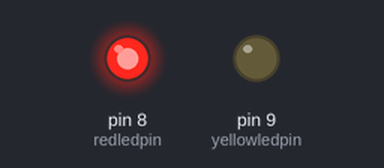
This sketch was run on a simulated Arduino Uno, built with avr-gcc and run on an emulated ATmega328P. Shown: output pins drawn as LEDs (lit = HIGH).

Above: at 0.11 s.
At 2.41 s:
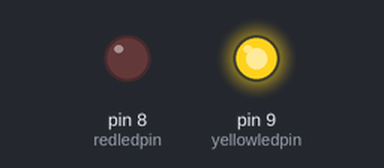
At 5.86 s:
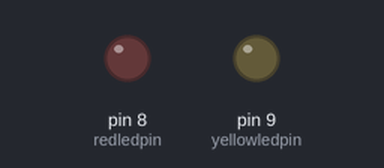
Timing chart, 0 to 6.3 s (numbered marks = the images above):
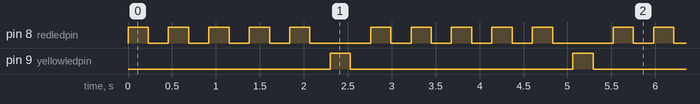

The sketch:

sketch_dec21a.ino
```cpp
int redledpin=8;
int yellowledpin=9;
int redledon=230;
int redledoff=230;
int yellowledon=230;
int yellowledoff=230;
void setup() {
pinMode(redledpin,OUTPUT);
pinMode(yellowledpin,OUTPUT);
}
void loop() { // loop started

for(int j=1;j<=5;j++){ // for loop started
digitalWrite(redledpin,HIGH);
delay(redledon);
digitalWrite(redledpin,LOW);
delay(redledoff);

}// for loop closed

digitalWrite(yellowledpin,HIGH);
delay(yellowledon);
digitalWrite(yellowledpin,LOW);
delay(yellowledoff);

} // loop closed
```

Measured:
- by itself, pin 8 (redledpin): repeats every 2.8 s: 4 × (LOW 0.23 s, HIGH 0.23 s), LOW 0.69 s, HIGH 0.23 s
- by itself, pin 9 (yellowledpin): alternates HIGH for 0.23 s and LOW for 2.5 s
- by itself, everything shown: repeats every 2.8 s, in 12 steps
